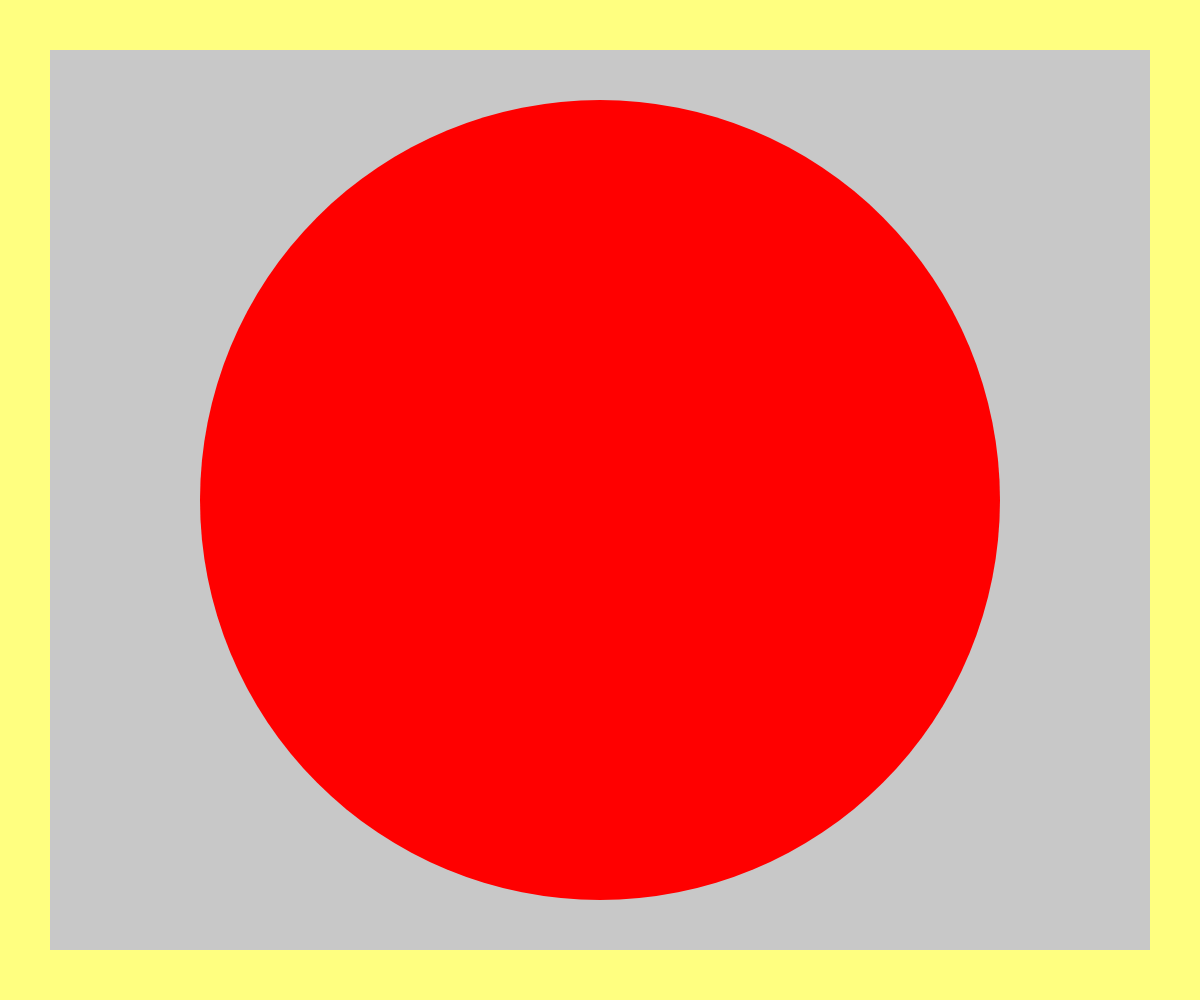
Frame 1 (no input)
Frame 60 (no input): identical to frame 1, image omitted
Frame 120 (the mouse pressed at the canvas centre since frame 60): identical to frame 1, image omitted

The p5.js sketch that drew this single still picture (run headless with seeded random() and noise() and a simulated clock; from frame 60 on, the mouse is pressed at the canvas centre):

// p5.js sketch
// ── sketch.js
var w = window.innerWidth;
var h = window.innerHeight;

function setup() {
  canvas = createCanvas(w, h);
}

function draw() {
  background(255, 255, 128);
  // A rectangle
  noStroke();
  fill(200, 200, 200);
  // uses global variables for width and height
  rect(50, 50, w - 100, h - 100);
  fill(255, 0, 0);
  ellipse(w / 2, h / 2, w / 1.5, w / 1.5)
}

function windowResized() {
  // assigns new values for width and height variables
  w = window.innerWidth;
  h = window.innerHeight;
  resizeCanvas(w, h);
}
